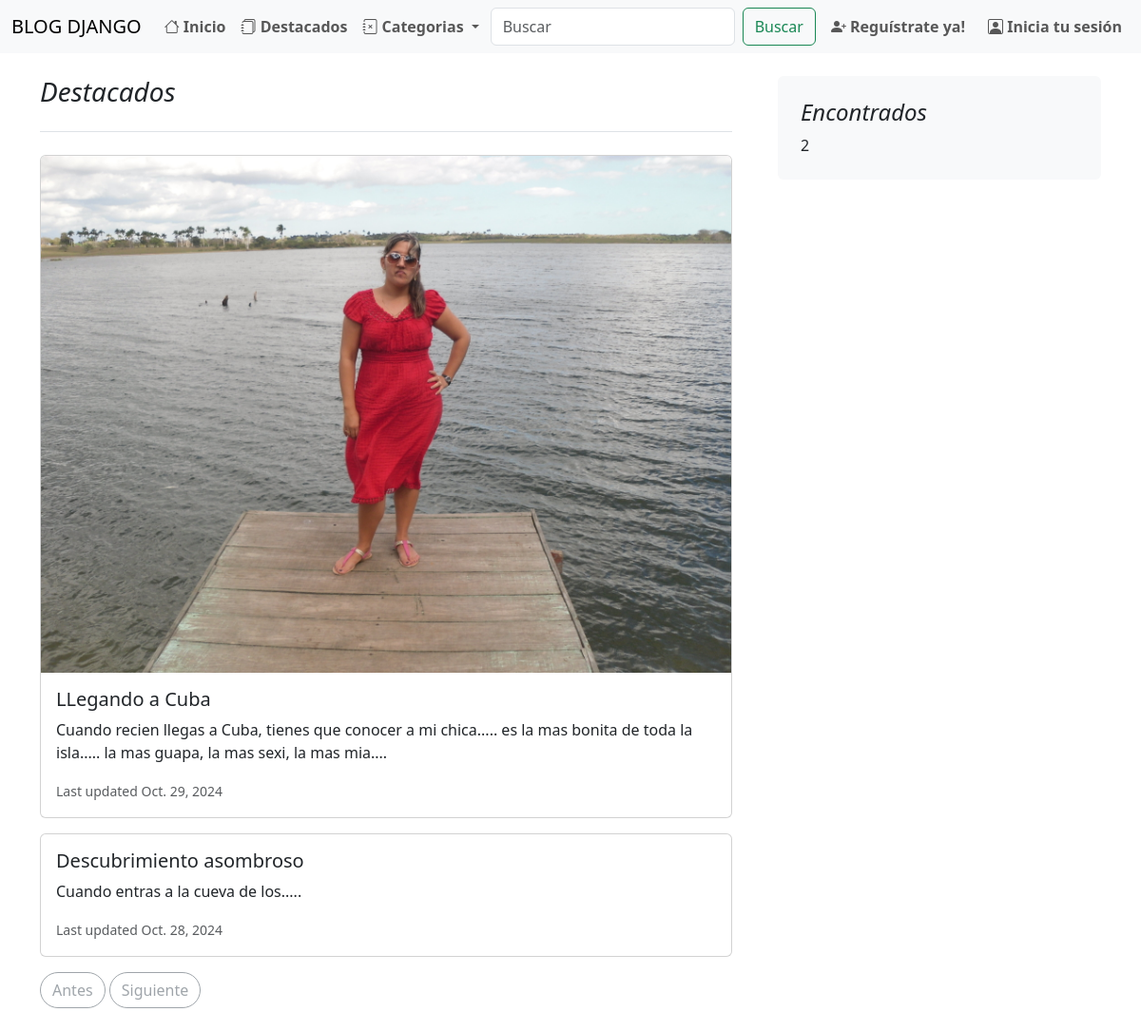
Page /category/ficcion on the committed database.
### blogs/models.py (models this page shows, shortened)
class Post(models.Model):
    title = models.CharField(max_length=255)
    slug = models.SlugField(unique=True)
    overview = models.TextField()
    date_create = models.DateTimeField(auto_now_add=True)
    content = models.TextField()
    author = models.ForeignKey(settings.AUTH_USER_MODEL, on_delete=models.PROTECT)
    categories = models.ManyToManyField('Category')
    featured = models.BooleanField(default=False)
    Image = models.ImageField(upload_to= 'post_image/', blank=True, null=True)
    pub_date = models.DateTimeField(null=True, blank=True)
    class Meta:
        ordering = ['-date_create']

### blogs/views.py (the view)
# urls.py: path('category/<slug:slug>', views.Category_ListView.as_view(), name='category'),
class Category_ListView(generic.ListView):
    model = Post
    template_name = 'blogs/results.html'
    paginate_by = 2
    def get_queryset(self):
        Query = self.request.path.replace('/category/', '')
        post_list = Post.objects.filter(categories__slug=Query).filter(
        pub_date__isnull=False
    )
        return post_list

### blogs/context_processors.py (called while the page is built)
def categories_processor(request):
    categories = Category.objects.all()
    return {
        'categories': categories
    }

### blogs/templates/blogs/results.html
{% extends 'base.html' %}
{% block content %}
<div class="container-xxl bd-gutter mt-3 my-md-4 bd-layout">
    <main class="container">
        <div class="row g-5">
            <div class="col-md-8">
                <h3 class="pb-4 mb-4 fst-italic border-bottom">
                    Destacados
                </h3>
                {% for post in post_list %}
                <div class="card mb-3">
                    {% if post.Image %}
                    <img src="{{ post.Image.url }}" class="card-img-top" alt="thumbnail">
                    {% endif %}
                    <div class="card-body">
                        <h5 class="card-title">{{ post.title }}</h5>
                        <p class="card-text">{{ post.overview }}</p>
                        <p class="card-text"><small class="text-muted">Last updated {{ post.pub_date.date }}</small></p>
                    </div>
                </div>
                {% endfor %}
            </div>
            <div class="col-md-4">
                <div class="position-sticky" style="top: 2rem;">
                    <div class="p-4 mb-3 bg-light rounded">
                        <h4 class="fst-italic">Encontrados</h4>
                        <p class="mb-0">{{ page_obj.paginator.count }}</p>
                    </div>
                </div>
            </div>
        </div>
        <nav class="blog-pagination" aria-label="Pagination">
            {% if page_obj.has_previous %}
                <a class="btn btn-outline-primary rounded-pill"
                   href="?page={{ page_obj.previous_page_number }}{% if query %}&search={{ query }}{% endif %}">Antes</a>
            {% else %}
                <a class="btn btn-outline-secondary rounded-pill disabled">Antes</a>
            {% endif %}
            {% if page_obj.has_next %}
                <a class="btn btn-outline-primary rounded-pill"
                   href="?page={{ page_obj.next_page_number }}{% if query %}&search={{ query }}{% endif %}">Siguiente</a>
            {% else %}
                <a class="btn btn-outline-secondary rounded-pill disabled">Siguiente</a>
            {% endif %}
        </nav>
    </main>
</div>
{% endblock %}

### rows in the picture
Post: Image (picture), title "LLegando a Cuba", overview "Cuando recien llegas a Cuba, tienes que conocer a mi chica..... es la mas bonita de toda la isla..... la mas guapa, la mas sexi, la mas mia....", pub_date "Oct. 29, 2024"
Post: title "Descubrimiento asombroso", overview "Cuando entras a la cueva de los.....", pub_date "Oct. 28, 2024"

### other values in the picture
{{ page_obj.paginator.count }} "2"
